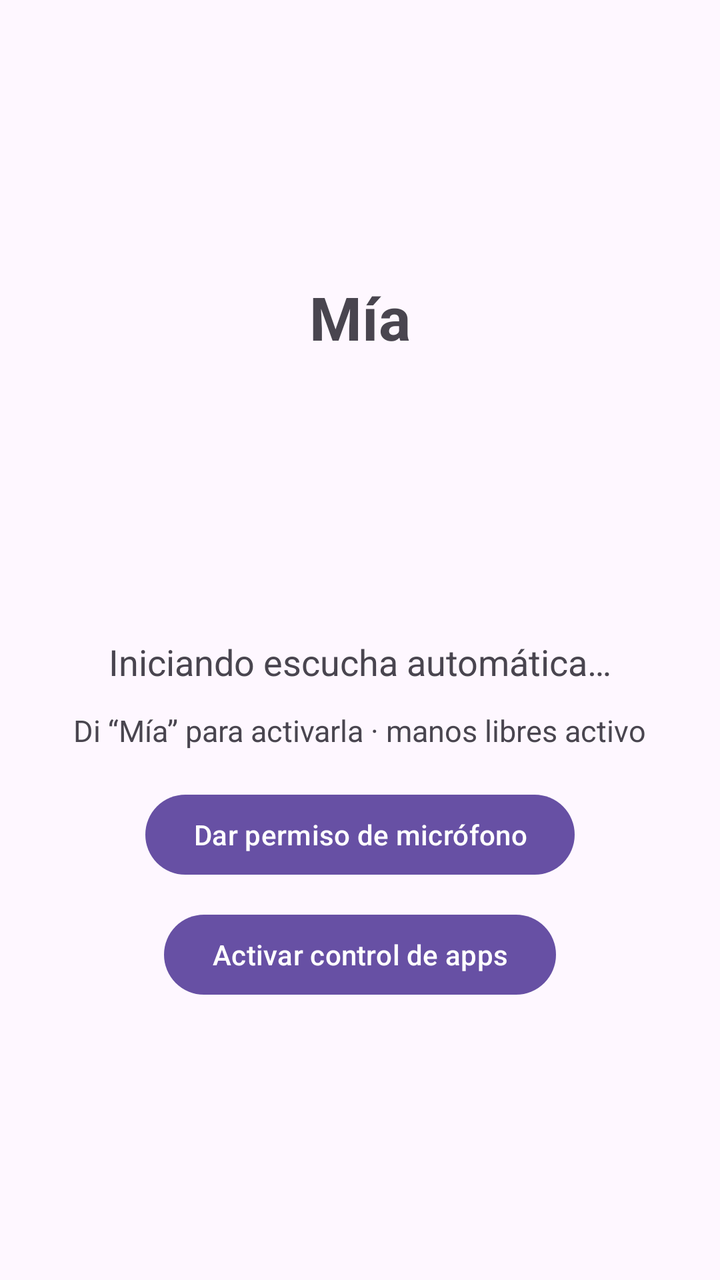
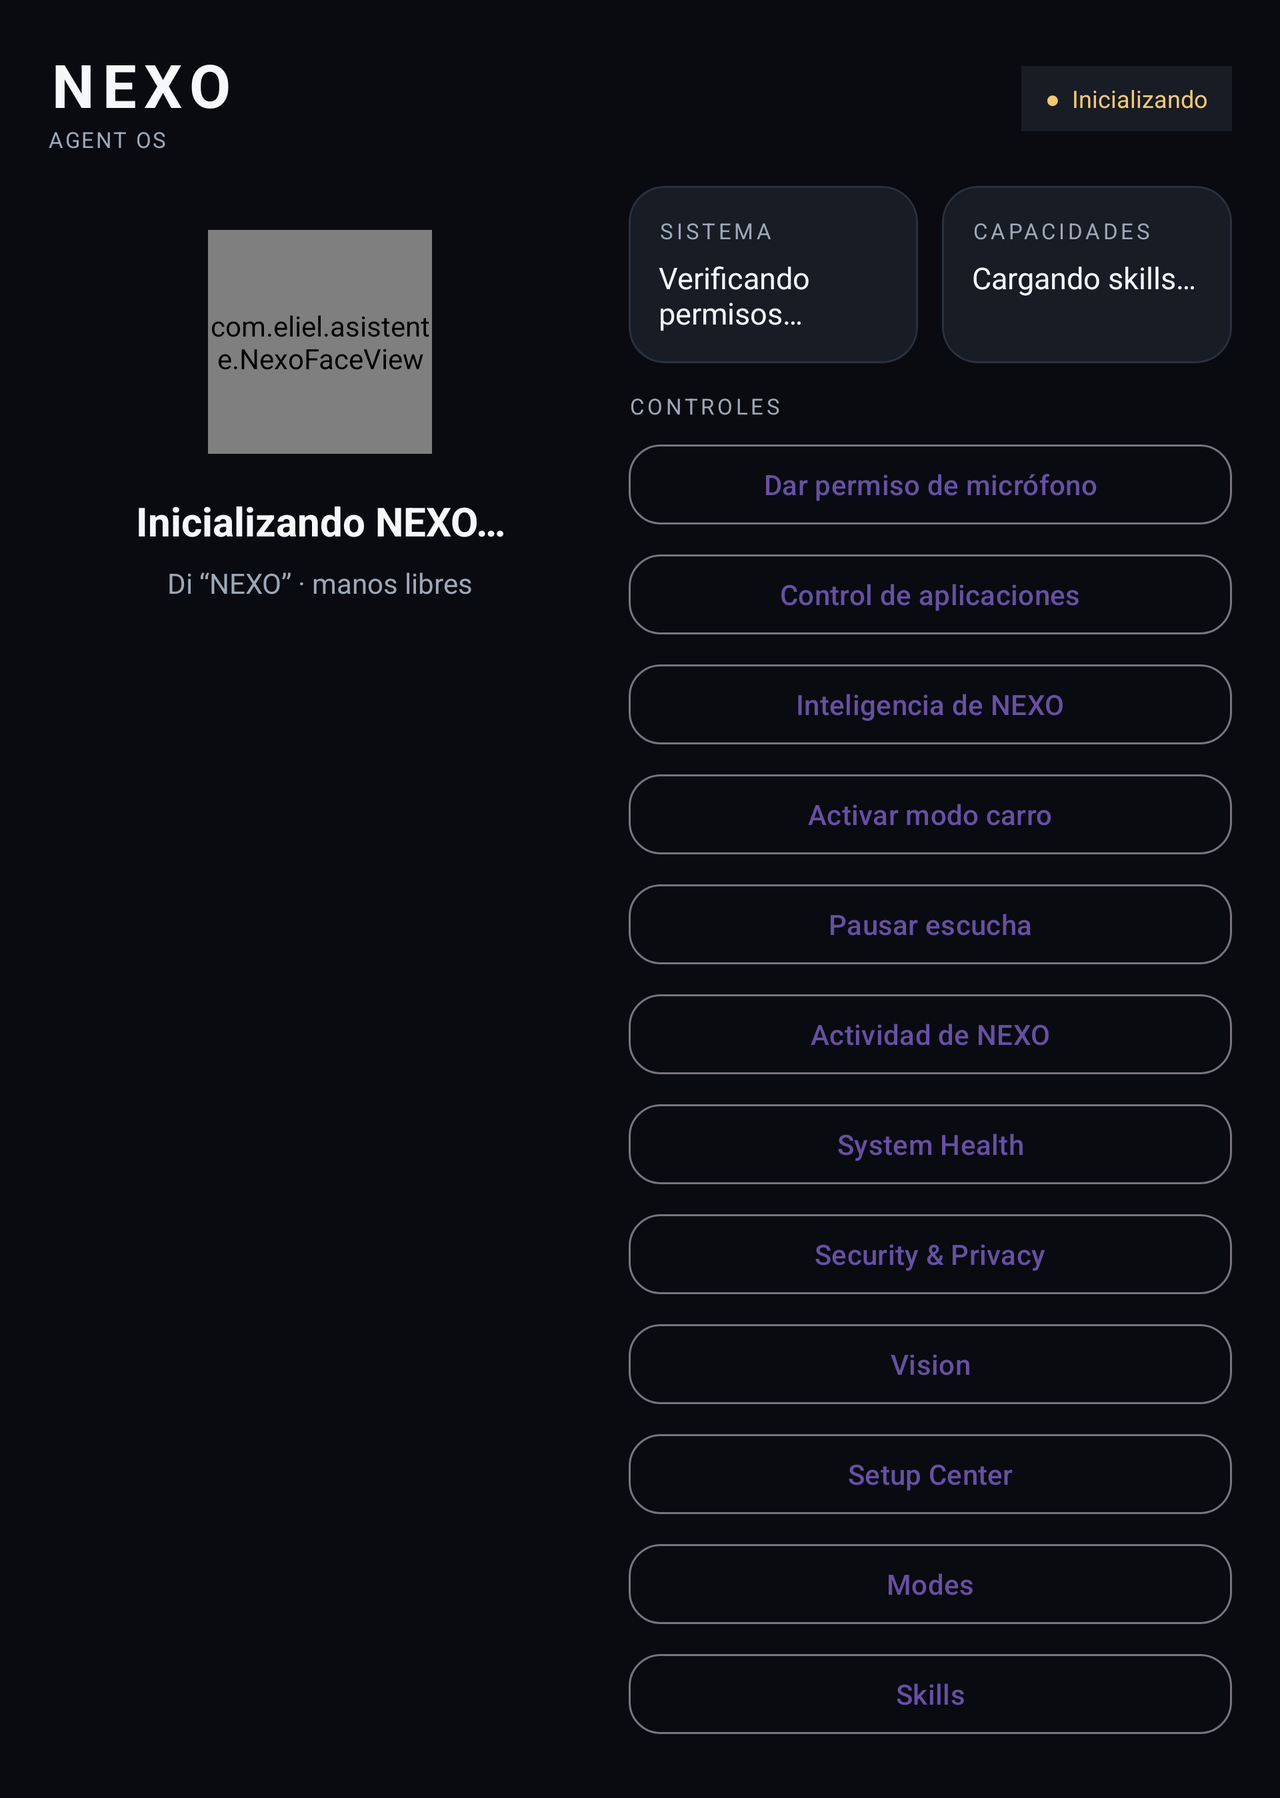

Two renders of one Android screen. The first uses the default layout on a phone; the second uses the alternative layout the repository ships for a different screen configuration, on a matching device. The two XML files are below.
<!-- AndroidManifest.xml: application theme Theme.Asistente -->
<!-- res/layout/activity_main.xml -->
<?xml version="1.0" encoding="utf-8"?>
<LinearLayout xmlns:android="http://schemas.android.com/apk/res/android"
    android:layout_width="match_parent"
    android:layout_height="match_parent"
    android:orientation="vertical"
    android:gravity="center"
    android:padding="24dp">

    <TextView
        android:id="@+id/titleText"
        android:layout_width="wrap_content"
        android:layout_height="wrap_content"
        android:text="Mía"
        android:textSize="30sp"
        android:textStyle="bold"
        android:layout_marginBottom="12dp" />

    <View
        android:id="@+id/orbView"
        android:layout_width="110dp"
        android:layout_height="110dp"
        android:layout_marginBottom="18dp" />

    <TextView
        android:id="@+id/statusText"
        android:layout_width="match_parent"
        android:layout_height="wrap_content"
        android:text="Iniciando escucha automática…"
        android:textSize="18sp"
        android:gravity="center"
        android:layout_marginBottom="12dp" />

    <TextView
        android:layout_width="wrap_content"
        android:layout_height="wrap_content"
        android:text="Di “Mía” para activarla · manos libres activo"
        android:textSize="15sp"
        android:layout_marginBottom="18dp" />

    <Button
        android:id="@+id/micPermissionButton"
        android:layout_width="wrap_content"
        android:layout_height="wrap_content"
        android:text="Dar permiso de micrófono"
        android:layout_marginBottom="12dp" />

    <Button
        android:id="@+id/aiSettingsButton"
        android:layout_width="wrap_content"
        android:layout_height="wrap_content"
        android:text="Activar control de apps" />

</LinearLayout>
<!-- resources referenced by this layout -->
<resources>
  <style name="Theme.Asistente" parent="Theme.Material3.DayNight.NoActionBar">
          <item name="android:windowLightStatusBar">true</item>
      </style>
</resources>
<!-- res/layout-land/activity_main.xml (the repository's variant of the layout above) -->
<!-- drawn on the phone turned sideways -->
<?xml version="1.0" encoding="utf-8"?>
<ScrollView xmlns:android="http://schemas.android.com/apk/res/android"
    xmlns:app="http://schemas.android.com/apk/res-auto"
    android:layout_width="match_parent"
    android:layout_height="match_parent"
    android:fillViewport="true"
    android:background="@color/nexo_bg">

    <LinearLayout
        android:layout_width="match_parent"
        android:layout_height="wrap_content"
        android:orientation="vertical"
        android:paddingStart="@dimen/nexo_page_padding"
        android:paddingEnd="@dimen/nexo_page_padding"
        android:paddingTop="@dimen/nexo_page_padding_top"
        android:paddingBottom="28dp">

        <LinearLayout
            android:layout_width="match_parent"
            android:layout_height="wrap_content"
            android:orientation="horizontal"
            android:gravity="center_vertical"
            android:layout_marginBottom="16dp">

            <LinearLayout
                android:layout_width="0dp"
                android:layout_height="wrap_content"
                android:layout_weight="1"
                android:orientation="vertical">

                <TextView
                    android:id="@+id/titleText"
                    style="@style/Nexo.Text.Hero"
                    android:layout_width="wrap_content"
                    android:layout_height="wrap_content"
                    android:text="NEXO" />

                <TextView
                    android:id="@+id/versionText"
                    style="@style/Nexo.Text.Section"
                    android:layout_width="wrap_content"
                    android:layout_height="wrap_content"
                    android:text="AGENT OS"
                    android:letterSpacing="0.08" />
            </LinearLayout>

            <TextView
                android:id="@+id/systemStateText"
                android:accessibilityLiveRegion="polite"
                android:layout_width="wrap_content"
                android:layout_height="wrap_content"
                android:text="●  Inicializando"
                style="@style/Nexo.Text.Meta"
                android:textColor="@color/nexo_warning"
                android:paddingHorizontal="12dp"
                android:paddingVertical="8dp"
                android:background="@color/nexo_surface_alt" />
        </LinearLayout>

        <LinearLayout
            android:layout_width="match_parent"
            android:layout_height="wrap_content"
            android:orientation="horizontal"
            android:baselineAligned="false">

            <LinearLayout
                android:layout_width="0dp"
                android:layout_height="wrap_content"
                android:layout_weight="0.95"
                android:orientation="vertical"
                android:layout_marginEnd="9dp">

                <com.google.android.material.card.MaterialCardView
                    android:layout_width="match_parent"
                    android:layout_height="wrap_content"
                    app:cardBackgroundColor="@android:color/transparent"
                    app:cardCornerRadius="@dimen/nexo_card_radius"
                    app:cardElevation="0dp"
                    app:strokeColor="@android:color/transparent"
                    app:strokeWidth="0dp"
                    android:layout_marginBottom="14dp">

                    <LinearLayout
                        android:layout_width="match_parent"
                        android:layout_height="wrap_content"
                        android:orientation="vertical"
                        android:gravity="center"
                        android:padding="22dp">

                        <com.eliel.asistente.NexoFaceView
                    android:id="@+id/orbView"
                    android:importantForAccessibility="no"
                    android:layout_width="@dimen/nexo_orb_size"
                    android:layout_height="@dimen/nexo_orb_size"
                    android:layout_marginBottom="20dp" />

                        <TextView
                            android:id="@+id/statusText"
                            android:accessibilityLiveRegion="polite"
                            android:layout_width="match_parent"
                            android:layout_height="wrap_content"
                            android:text="Inicializando NEXO…"
                            style="@style/Nexo.Text.Status"
                            android:gravity="center"
                            android:layout_marginBottom="8dp" />

                        <TextView
                            style="@style/Nexo.Text.BodyMuted"
                            android:layout_width="wrap_content"
                            android:layout_height="wrap_content"
                            android:text="Di “NEXO” · manos libres" />
                    </LinearLayout>
                </com.google.android.material.card.MaterialCardView>

                <com.google.android.material.card.MaterialCardView
                    android:id="@+id/nowRunningCard"
                    android:layout_width="match_parent"
                    android:layout_height="wrap_content"
                    android:visibility="gone"
                    app:cardBackgroundColor="@color/nexo_accent_soft"
                    app:cardCornerRadius="@dimen/nexo_card_radius"
                    app:cardElevation="0dp"
                    app:strokeColor="@color/nexo_accent"
                    app:strokeWidth="1dp">

                    <LinearLayout
                        android:layout_width="match_parent"
                        android:layout_height="wrap_content"
                        android:orientation="vertical"
                        android:padding="18dp">

                        <LinearLayout
                            android:layout_width="match_parent"
                            android:layout_height="wrap_content"
                            android:orientation="horizontal"
                            android:gravity="center_vertical">

                            <TextView
                                android:id="@+id/planTitleText"
                                style="@style/Nexo.Text.PlanTitle"
                                android:layout_width="0dp"
                                android:layout_height="wrap_content"
                                android:layout_weight="1"
                                android:text="Ejecutando plan" />

                            <TextView
                                android:id="@+id/planProgressText"
                                style="@style/Nexo.Text.Meta"
                                android:layout_width="wrap_content"
                                android:layout_height="wrap_content"
                                android:text="1 / 1" />
                        </LinearLayout>

                        <TextView
                            android:id="@+id/planStepsText"
                            style="@style/Nexo.Text.Body"
                            android:layout_width="match_parent"
                            android:layout_height="wrap_content"
                            android:text="Preparando acciones…"
                            android:lineSpacingExtra="5dp"
                            android:layout_marginTop="12dp"
                            android:layout_marginBottom="12dp" />

                        <com.google.android.material.button.MaterialButton
                            style="@style/Nexo.Button.Secondary"
                            android:id="@+id/cancelPlanButton"
                            android:layout_width="match_parent"
                            android:layout_height="wrap_content"
                            android:text="Detener plan" />
                    </LinearLayout>
                </com.google.android.material.card.MaterialCardView>
            </LinearLayout>

            <LinearLayout
                android:layout_width="0dp"
                android:layout_height="wrap_content"
                android:layout_weight="1.05"
                android:orientation="vertical"
                android:layout_marginStart="9dp">

                <LinearLayout
                    android:layout_width="match_parent"
                    android:layout_height="wrap_content"
                    android:orientation="horizontal"
                    android:baselineAligned="false"
                    android:layout_marginBottom="14dp">

                    <com.google.android.material.card.MaterialCardView
                        android:layout_width="0dp"
                        android:layout_height="match_parent"
                        android:layout_weight="1"
                        android:layout_marginEnd="6dp"
                        app:cardBackgroundColor="@color/nexo_surface_alt"
                        app:cardCornerRadius="18dp"
                        app:cardElevation="0dp"
                        app:strokeColor="@color/nexo_outline"
                        app:strokeWidth="1dp">

                        <LinearLayout
                            android:layout_width="match_parent"
                            android:layout_height="wrap_content"
                            android:orientation="vertical"
                            android:padding="15dp">

                            <TextView
                                style="@style/Nexo.Text.Section"
                                android:layout_width="wrap_content"
                                android:layout_height="wrap_content"
                                android:text="SISTEMA" />

                            <TextView
                                android:id="@+id/healthText"
                                style="@style/Nexo.Text.Body"
                                android:layout_width="match_parent"
                                android:layout_height="wrap_content"
                                android:text="Verificando permisos…"
                                android:layout_marginTop="6dp" />
                        </LinearLayout>
                    </com.google.android.material.card.MaterialCardView>

                    <com.google.android.material.card.MaterialCardView
                        android:layout_width="0dp"
                        android:layout_height="match_parent"
                        android:layout_weight="1"
                        android:layout_marginStart="6dp"
                        app:cardBackgroundColor="@color/nexo_surface_alt"
                        app:cardCornerRadius="18dp"
                        app:cardElevation="0dp"
                        app:strokeColor="@color/nexo_outline"
                        app:strokeWidth="1dp">

                        <LinearLayout
                            android:layout_width="match_parent"
                            android:layout_height="wrap_content"
                            android:orientation="vertical"
                            android:padding="15dp">

                            <TextView
                                style="@style/Nexo.Text.Section"
                                android:layout_width="wrap_content"
                                android:layout_height="wrap_content"
                                android:text="CAPACIDADES" />

                            <TextView
                                android:id="@+id/skillsText"
                                style="@style/Nexo.Text.Body"
                                android:layout_width="match_parent"
                                android:layout_height="wrap_content"
                                android:text="Cargando skills…"
                                android:layout_marginTop="6dp" />
                        </LinearLayout>
                    </com.google.android.material.card.MaterialCardView>
                </LinearLayout>

                <TextView
                    style="@style/Nexo.Text.Section"
                    android:layout_width="wrap_content"
                    android:layout_height="wrap_content"
                    android:text="CONTROLES"
                    android:layout_marginBottom="8dp" />

                <com.google.android.material.button.MaterialButton
                    style="@style/Nexo.Button.Secondary"
                    android:id="@+id/micPermissionButton"
                    android:layout_width="match_parent"
                    android:layout_height="wrap_content"
                    android:text="Dar permiso de micrófono"
                    android:layout_marginBottom="7dp" />

                <com.google.android.material.button.MaterialButton
                    style="@style/Nexo.Button.Secondary"
                    android:id="@+id/aiSettingsButton"
                    android:layout_width="match_parent"
                    android:layout_height="wrap_content"
                    android:text="Control de aplicaciones"
                    android:layout_marginBottom="7dp" />

                <com.google.android.material.button.MaterialButton
                    style="@style/Nexo.Button.Secondary"
                    android:id="@+id/intelligenceButton"
                    android:layout_width="match_parent"
                    android:layout_height="wrap_content"
                    android:text="Inteligencia de NEXO"
                    android:layout_marginBottom="7dp" />

                <com.google.android.material.button.MaterialButton
                    style="@style/Nexo.Button.Secondary"
                    android:id="@+id/carModeButton"
                    android:layout_width="match_parent"
                    android:layout_height="wrap_content"
                    android:text="Activar modo carro"
                    android:layout_marginBottom="7dp" />

                <com.google.android.material.button.MaterialButton
                    style="@style/Nexo.Button.Secondary"
                    android:id="@+id/voiceToggleButton"
                    android:layout_width="match_parent"
                    android:layout_height="wrap_content"
                    android:text="Pausar escucha"
                    android:layout_marginBottom="7dp" />

                <com.google.android.material.button.MaterialButton
                    style="@style/Nexo.Button.Secondary"
                    android:id="@+id/historyButton"
                    android:layout_width="match_parent"
                    android:layout_height="wrap_content"
                    android:text="Actividad de NEXO"
                    android:layout_marginBottom="7dp" />

                <com.google.android.material.button.MaterialButton
                    style="@style/Nexo.Button.Secondary"
                    android:id="@+id/diagnosticsButton"
                    android:layout_width="match_parent"
                    android:layout_height="wrap_content"
                    android:text="System Health"
                    android:layout_marginBottom="7dp" />

                <com.google.android.material.button.MaterialButton
                    style="@style/Nexo.Button.Secondary"
                    android:id="@+id/securityButton"
                    android:layout_width="match_parent"
                    android:layout_height="wrap_content"
                    android:text="Security &amp; Privacy"
                    android:layout_marginBottom="7dp" />

                <com.google.android.material.button.MaterialButton
                    style="@style/Nexo.Button.Secondary"
                    android:id="@+id/visionButton"
                    android:layout_width="match_parent"
                    android:layout_height="wrap_content"
                    android:text="Vision"
                    android:layout_marginBottom="7dp" />

                <com.google.android.material.button.MaterialButton
                    style="@style/Nexo.Button.Secondary"
                    android:id="@+id/setupButton"
                    android:layout_width="match_parent"
                    android:layout_height="wrap_content"
                    android:text="Setup Center"
                    android:layout_marginBottom="7dp" />

                <com.google.android.material.button.MaterialButton
                    style="@style/Nexo.Button.Secondary"
                    android:id="@+id/modesButton"
                    android:layout_width="match_parent"
                    android:layout_height="wrap_content"
                    android:text="Modes"
                    android:layout_marginBottom="7dp" />

                <com.google.android.material.button.MaterialButton
                    style="@style/Nexo.Button.Secondary"
                    android:id="@+id/skillsButton"
                    android:layout_width="match_parent"
                    android:layout_height="wrap_content"
                    android:text="Skills" />
            </LinearLayout>
        </LinearLayout>
    </LinearLayout>
</ScrollView>
<!-- resources referenced by the variant -->
<!-- as the phone turned sideways resolves them -->
<resources>
  <color name="nexo_accent">#8AB4FF</color>
  <color name="nexo_accent_soft">#1B2940</color>
  <color name="nexo_bg">#090B10</color>
  <color name="nexo_outline">#29313E</color>
  <color name="nexo_surface_alt">#171C25</color>
  <color name="nexo_warning">#F2C96D</color>
  <dimen name="nexo_card_radius">22dp</dimen>
  <dimen name="nexo_orb_size">112dp</dimen>
  <dimen name="nexo_page_padding">24dp</dimen>
  <dimen name="nexo_page_padding_top">22dp</dimen>
  <style name="Nexo.Button.Secondary" parent="Widget.Material3.Button.OutlinedButton">
          <item name="android:minHeight">@dimen/nexo_touch_min</item>
          <item name="cornerRadius">16dp</item>
          <item name="android:textAllCaps">false</item>
      </style>
  <style name="Nexo.Text.Body" parent="">
          <item name="android:textColor">@color/nexo_text</item>
          <item name="android:textSize">@dimen/nexo_text_body</item>
      </style>
  <style name="Nexo.Text.BodyMuted" parent="">
          <item name="android:textColor">@color/nexo_text_muted</item>
          <item name="android:textSize">@dimen/nexo_text_muted</item>
      </style>
  <style name="Nexo.Text.Hero" parent="">
          <item name="android:textColor">@color/nexo_text</item>
          <item name="android:textSize">@dimen/nexo_text_hero</item>
          <item name="android:textStyle">bold</item>
          <item name="android:letterSpacing">0.13</item>
      </style>
  <style name="Nexo.Text.Meta" parent="">
          <item name="android:textColor">@color/nexo_text_muted</item>
          <item name="android:textSize">@dimen/nexo_text_meta</item>
      </style>
  <style name="Nexo.Text.PlanTitle" parent="">
          <item name="android:textColor">@color/nexo_text</item>
          <item name="android:textSize">@dimen/nexo_text_plan_title</item>
          <item name="android:textStyle">bold</item>
      </style>
  <style name="Nexo.Text.Section" parent="">
          <item name="android:textColor">@color/nexo_text_muted</item>
          <item name="android:textSize">@dimen/nexo_text_section</item>
          <item name="android:letterSpacing">0.14</item>
      </style>
  <style name="Nexo.Text.Status" parent="">
          <item name="android:textColor">@color/nexo_text</item>
          <item name="android:textSize">@dimen/nexo_text_status</item>
          <item name="android:textStyle">bold</item>
      </style>
  <style name="Theme.Asistente" parent="Theme.Material3.DayNight.NoActionBar">
          <item name="android:windowLightStatusBar">true</item>
      </style>
  <dimen name="nexo_touch_min">48dp</dimen>
  <color name="nexo_text">#F5F7FA</color>
  <dimen name="nexo_text_body">15sp</dimen>
  <color name="nexo_text_muted">#9EA8B7</color>
  <dimen name="nexo_text_muted">14sp</dimen>
  <dimen name="nexo_text_hero">30sp</dimen>
  <dimen name="nexo_text_meta">12sp</dimen>
  <dimen name="nexo_text_plan_title">18sp</dimen>
  <dimen name="nexo_text_section">11sp</dimen>
  <dimen name="nexo_text_status">20sp</dimen>
</resources>
